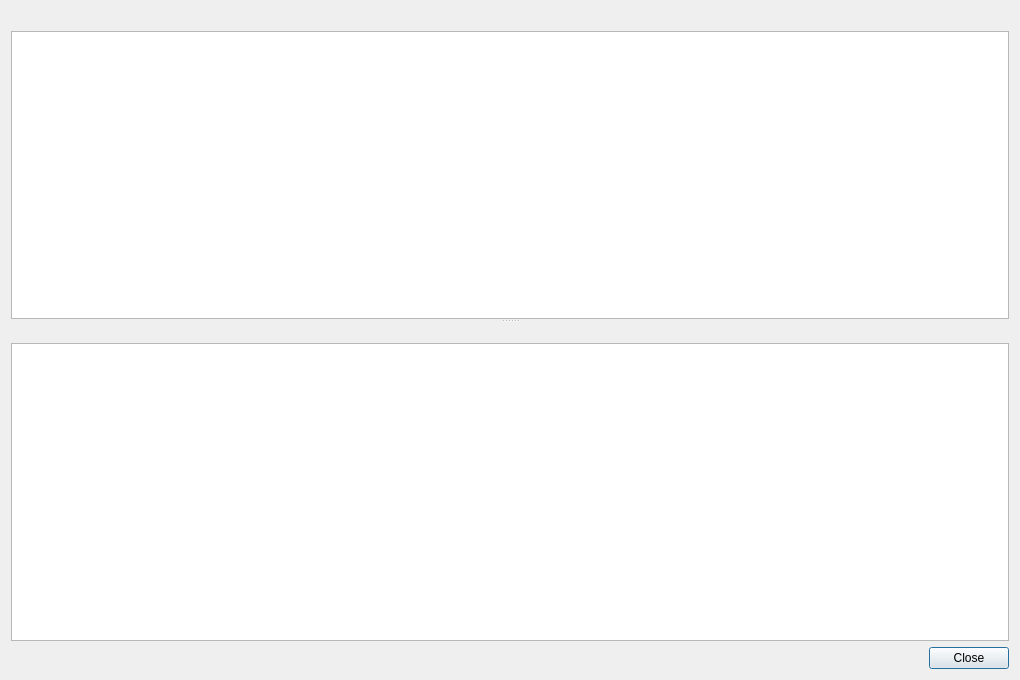
<?xml version="1.0" encoding="UTF-8"?>
<ui version="4.0">
 <class>EditHistoryDialog</class>
 <widget class="QDialog" name="EditHistoryDialog">
  <property name="geometry">
   <rect>
    <x>0</x>
    <y>0</y>
    <width>1020</width>
    <height>680</height>
   </rect>
  </property>
  <property name="windowTitle">
   <string>Edit history</string>
  </property>
  <layout class="QVBoxLayout" name="verticalLayout">
   <item>
    <widget class="QLabel" name="summaryLabel">
     <property name="text">
      <string/>
     </property>
     <property name="textFormat">
      <enum>Qt::RichText</enum>
     </property>
     <property name="wordWrap">
      <bool>true</bool>
     </property>
    </widget>
   </item>
   <item>
    <widget class="QSplitter" name="splitter">
     <property name="orientation">
      <enum>Qt::Vertical</enum>
     </property>
     <property name="childrenCollapsible">
      <bool>false</bool>
     </property>
     <widget class="QTableView" name="table">
      <property name="editTriggers">
       <set>QAbstractItemView::NoEditTriggers</set>
      </property>
      <property name="alternatingRowColors">
       <bool>true</bool>
      </property>
      <property name="selectionMode">
       <enum>QAbstractItemView::SingleSelection</enum>
      </property>
      <property name="selectionBehavior">
       <enum>QAbstractItemView::SelectRows</enum>
      </property>
      <property name="wordWrap">
       <bool>false</bool>
      </property>
      <attribute name="horizontalHeaderStretchLastSection">
       <bool>false</bool>
      </attribute>
      <attribute name="verticalHeaderVisible">
       <bool>false</bool>
      </attribute>
     </widget>
     <widget class="QWidget" name="diffPanel" native="true">
      <layout class="QVBoxLayout" name="diffLayout">
       <property name="leftMargin">
        <number>0</number>
       </property>
       <property name="topMargin">
        <number>0</number>
       </property>
       <property name="rightMargin">
        <number>0</number>
       </property>
       <property name="bottomMargin">
        <number>0</number>
       </property>
       <item>
        <widget class="QLabel" name="diffTitle">
         <property name="text">
          <string/>
         </property>
         <property name="wordWrap">
          <bool>true</bool>
         </property>
        </widget>
       </item>
       <item>
        <widget class="DiffViewerWidget" name="diffViewer"/>
       </item>
      </layout>
     </widget>
    </widget>
   </item>
   <item>
    <widget class="QDialogButtonBox" name="buttonBox">
     <property name="standardButtons">
      <set>QDialogButtonBox::Close</set>
     </property>
    </widget>
   </item>
  </layout>
 </widget>
 <customwidgets>
  <customwidget>
   <class>DiffViewerWidget</class>
   <extends>QTableWidget</extends>
   <header>widgets/DiffViewerWidget.h</header>
  </customwidget>
 </customwidgets>
 <resources/>
 <connections>
  <connection>
   <sender>buttonBox</sender>
   <signal>rejected()</signal>
   <receiver>EditHistoryDialog</receiver>
   <slot>close()</slot>
   <hints>
    <hint type="sourcelabel">
     <x>509</x>
     <y>660</y>
    </hint>
    <hint type="destinationlabel">
     <x>509</x>
     <y>339</y>
    </hint>
   </hints>
  </connection>
 </connections>
</ui>
